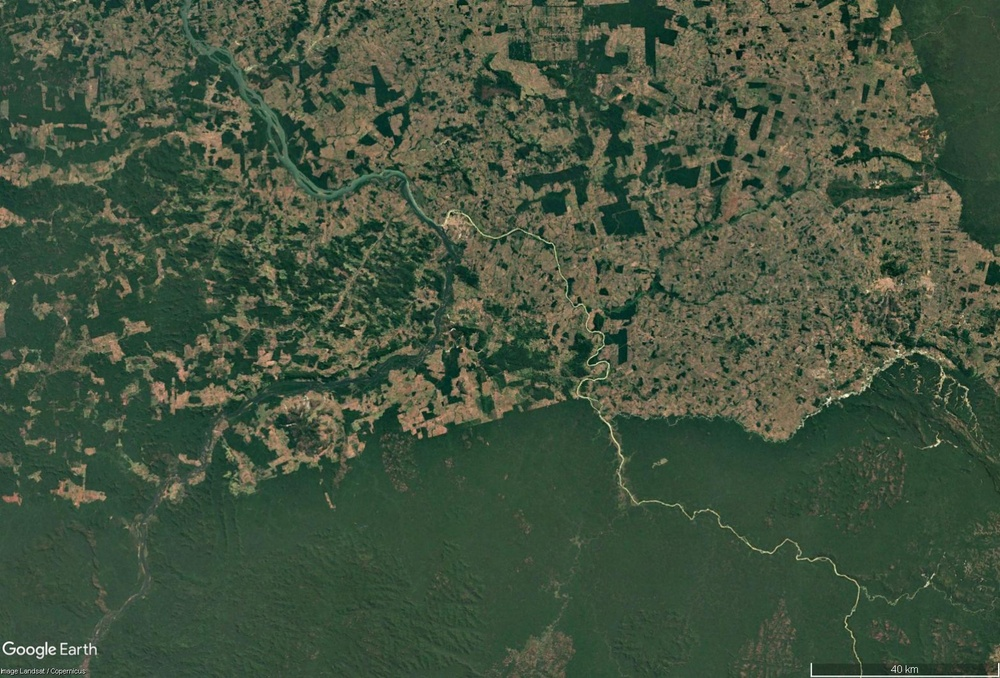
%> input picture Datasets/Brazilian Rainforest/12_2020.jpg, 1000 x 678 px, shrunk from 1570 x 1064 before the run
$ octave identify.m   (GNU Octave 9; MATLAB toolbox functions it lacks are replaced by stand-ins)
%> lines starting %> are read from the running program, lines starting %| are printed output that depends on the picture; in (x1, y1, x2, y2) boxes, pixels count from 0 and x2, y2 are one past the last pixel; in counts of white or black regions, pixels touching at a corner belong together; the program's own positions count from 1
imgPath = "C:\Users\julia\OneDrive\Dokumente\1_TUM\Computer Vision\Challenge\CV_Challenge\Datasets\Brazilian Rainforest\12_2020.jpg";
imgPath1 ="C:\Users\julia\OneDrive\Dokumente\1_TUM\Computer Vision\Challenge\CV_Challenge\Datasets\Brazilian Rainforest\12_1985.jpg";
imgPath2 = "C:\Users\julia\OneDrive\Dokumente\1_TUM\Computer Vision\Challenge\CV_Challenge\Datasets\Columbia Glacier\12_2014.jpg";


%% Method 1

evaluateLandCoverMethods(imgPath);

function evaluateLandCoverMethods(imgPath)
    % EVALUATELANDCOVERMETHODS
    % Displays original image and results of three land cover classification methods

    % --- Load image ---
    rgbImg = im2double(imread(imgPath));

    % Prepare figure
    figure('Name', 'Land Cover Classification Evaluation', 'NumberTitle', 'off');

    % --- 1. Original Image ---
    subplot(2,2,1);
    imshow(rgbImg);
    title('Original Image');

    % --- 2. findRegionsFromRGBImage ---
    subplot(2,2,2);
    labelImg1 = classify_findRegionsFromRGBImage(rgbImg);
    imshow(labelImg1);
    title('findRegionsFromRGBImage');

    % --- 3. analyzeRGBLandcover ---
    subplot(2,2,3);
    labelImg2 = classifyLandCoverEnhanced(rgbImg);
    imshow(labelImg2);
    title('analyzeRGBLandcover');

    % --- 4. classifyLandCoverColorRiver ---
    subplot(2,2,4);
    labelImg3 = classify_classifyLandCoverColorRiver(rgbImg);
    imshow(labelImg3);
    title('classifyLandCoverColorRiver');
end

function overlay = classify_findRegionsFromRGBImage(rgbImg)
    R = rgbImg(:,:,1);
    G = rgbImg(:,:,2);
    B = rgbImg(:,:,3);
    vegMask = (G > R) & (G > B) & (G > 0.35);
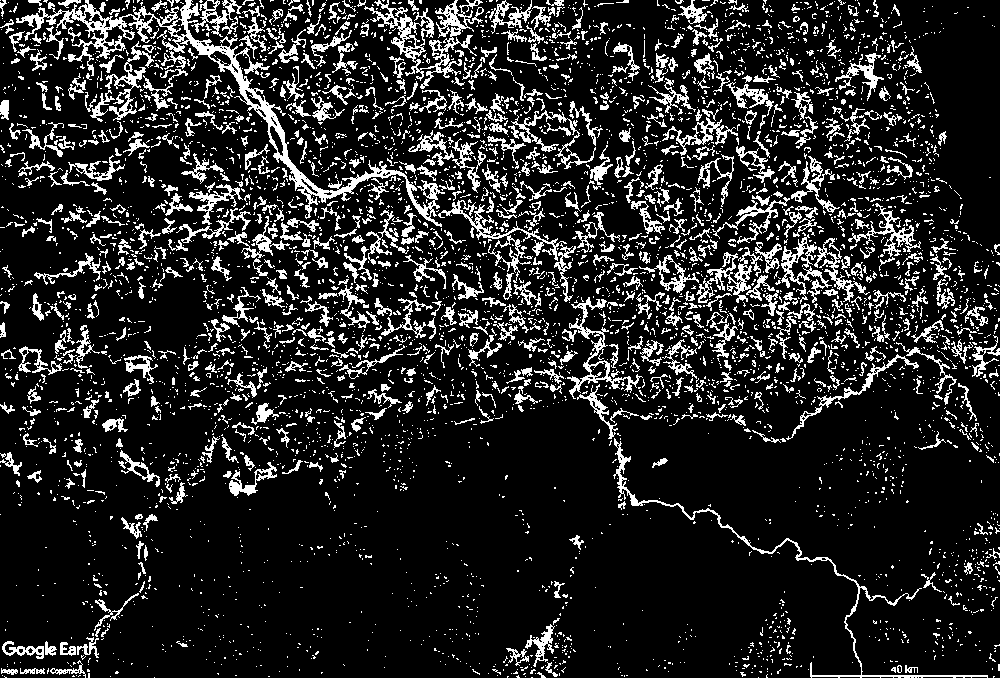
%> vegMask: size 678x1000 logical; 15% white in thin lines or dots
    waterMask = (B > G) & (B > R) & (B > 0.35);
%> waterMask: size 678x1000 logical; every value is 0
    landMask = ~(vegMask | waterMask);
%> landMask: size 678x1000 logical; 85% white; black in thin lines or dots
    labelImg = zeros(size(R));
    labelImg(waterMask) = 1;
%> labelImg: size 678x1000 double; every value is 0
    labelImg(vegMask) = 2;
%> labelImg: size 678x1000 double; values 0 (black) and 2 (white), 15% white in thin lines or dots
    labelImg(landMask) = 3;
%> labelImg: size 678x1000 double; values 2 (black) and 3 (white), 85% white; black in thin lines or dots
    cmap = [0 0 1; 0 1 0; 0.6 0.3 0];
    overlay = labeloverlay(rgbImg, labelImg, 'Colormap', cmap, 'Transparency', 0.4);
end

%not used
% [16 lines left out: function classify_analyzeRGBLandcover, not called in this run]

function overlay = classify_classifyLandCoverColorRiver(rgbImg)
    R = rgbImg(:,:,1); G = rgbImg(:,:,2); B = rgbImg(:,:,3);
    h = size(R, 1); w = size(R, 2);
    darkGreen = (G > 0.25) & (R < 0.25) & ((R + G + B)/3 < 0.4);
    forestMask = darkGreen;
    riverMask = (G > R + 0.05) & (G > B + 0.05) & (G > 0.35);
    riverMask = imclose(riverMask, strel('disk', 1));
    riverMask = bwareaopen(riverMask, 50);
    cityMask = ((R + G + B)/3 > 0.3) & ~forestMask & ~riverMask;
    restMask = ~(forestMask | riverMask | cityMask);
    labelImg = zeros(h, w);
    labelImg(forestMask) = 1;
    labelImg(riverMask) = 2;
    labelImg(cityMask) = 3;
    labelImg(restMask) = 4;
    cmap = [0 1 0; 0 0 1; 0.5 0.5 0.5; 0.6 0.4 0.2];
    overlay = labeloverlay(rgbImg, labelImg, 'Colormap', cmap, 'Transparency', 0.4);
end


function overlay = classifyLandCoverEnhanced(rgbImg)
    % Convert to double for processing
    rgbImg = im2double(rgbImg);
    R = rgbImg(:,:,1);
    G = rgbImg(:,:,2);
    B = rgbImg(:,:,3);
    [h, w, ~] = size(rgbImg);

    %% Convert to HSV color space
    hsvImg = rgb2hsv(rgbImg);
%> hsvImg: size 678x1000x3 double; mean H, S, V 0.299, 0.332, 0.334
    H = hsvImg(:,:,1); S = hsvImg(:,:,2); V = hsvImg(:,:,3);

    %% Approximate NDVI (from R and G only)
    ndvi = (G - R) ./ (G + R + eps);

    %% Grayscale and texture (entropy)
    grayImg = rgb2gray(rgbImg);
    entropyMap = entropyfilt(grayImg);

    %% Forest detection using NDVI and texture
    forestMask = (ndvi > 0.1) & (entropyMap > 3);
%> forestMask: size 678x1000 logical; 56.3% white; 1024 black regions (704 under 20 px), largest, box (x1, y1, x2, y2) and area: (244, 0, 1000, 678) 168526, (226, 333, 567, 495) 13231, (10, 0, 198, 143) 9820

    %% River detection using HSV (blue hue range)
    riverMask = (H > 0.55 & H < 0.67) & (S > 0.25) & (V > 0.2);
    riverMask = imclose(riverMask, strel('disk', 2));
    riverMask = bwareaopen(riverMask, 50);

    %% City/urban detection: brighter, less green, low texture
    avgBrightness = (R + G + B) / 3;
    cityMask = (avgBrightness > 0.35) & ~forestMask & ~riverMask & (entropyMap < 3);

    %% Rest (uncategorized)
    restMask = ~(forestMask | riverMask | cityMask);

    %% Assign labels
    labelImg = zeros(h, w);
    labelImg(forestMask) = 1;  % Green
    labelImg(riverMask) = 2;   % Blue
    labelImg(cityMask) = 3;    % Gray
    labelImg(restMask) = 4;    % Brown

    %% Visualization colormap
    cmap = [0 1 0;         % Forest - Green
            0 0 1;         % River - Blue
            0.5 0.5 0.5;   % City - Gray
            0.6 0.4 0.2];  % Rest - Brown

    %% Overlay output
    overlay = labeloverlay(rgbImg, labelImg, 'Colormap', cmap, 'Transparency', 0.4);
end

%% Method 2: kmeans -> bad

rgb = im2double(imread(imgPath));
[regionMask] = kmeansColorRegions(rgb, 6);
showRegionBoundaries(regionMask);

classMap = classifyRegionsByAppearance(rgb, regionMask);
showRegionClassification(rgb, classMap);

% --- K-means based Region Segmentation ---
function regionMask = kmeansColorRegions(rgb, k)
%> called with k = 6
    lab = rgb2lab(imgaussfilt(rgb, 1));
%> lab: size 678x1000x3 double; mean of channels 1, 2, 3 33.6, -10.5, 10.2
    ab = reshape(lab(:,:,2:3), [], 2);
    ab = normalize(ab);
    warning('off', 'stats:kmeans:FailedToConverge');
    pixelLabels = kmeans(ab, k, 'Replicates', 5, 'MaxIter', 300, 'Start', 'plus');
    warning('on', 'stats:kmeans:FailedToConverge');
    labelImg = reshape(pixelLabels, size(rgb,1), size(rgb,2));
%> labelImg: size 678x1000 double; 6 distinct labels, from 1 to 6
    regionMask = medfilt2(labelImg, [5 5]);
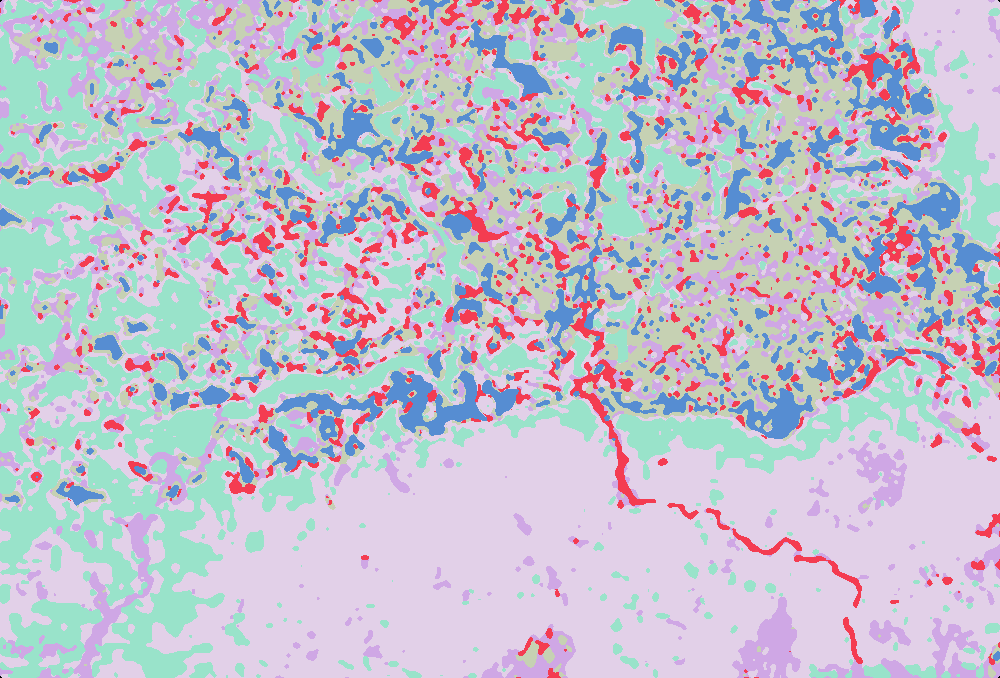
%> regionMask: size 678x1000 double; 7 distinct labels, from 0 to 6; one colour per label, 0 black
end

% --- Show Region Boundaries ---
function showRegionBoundaries(regionMask)
    figure;
    Lrgb = label2rgb(regionMask, 'jet', 'k', 'shuffle');
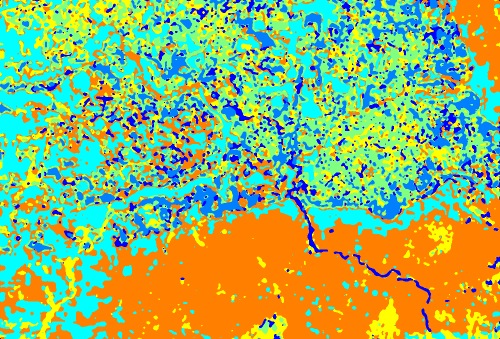
%> Lrgb: size 678x1000x3 uint8 (shown at 1/2 size); mean R, G, B 144.5, 182.6, 110.6
    imshow(Lrgb);
    title('Region Detection via Color + Connectivity');
end

% --- Region-Based Land Cover Classification ---
function classMap = classifyRegionsByAppearance(rgb, regionMask)
    numRegions = max(regionMask(:));
%> numRegions = 6
    [R, G, B] = deal(rgb(:,:,1), rgb(:,:,2), rgb(:,:,3));
    classMap = zeros(size(regionMask)); % Initialize

    for i = 1:numRegions
        idx = find(regionMask == i);
        meanR = mean(R(idx));
        meanG = mean(G(idx));
        meanB = mean(B(idx));
        meanRGB = [meanR, meanG, meanB];

        hsvColor = rgb2hsv(reshape(meanRGB, [1 1 3]));
        hue = hsvColor(1); sat = hsvColor(2); val = hsvColor(3);

        props = regionprops(regionMask == i, 'Eccentricity', 'Solidity', 'Area');

        if isempty(props)
            label = 7; % Fallback if no region found
        elseif all(meanRGB > 0.85) && sat < 0.15
            label = 2; % Snow
        elseif meanB > meanG && meanB > meanR && val < 0.5
            label = 3; % Water
        elseif meanG > meanR + 0.05 && meanG > meanB + 0.05
            label = 1; % Forest
        elseif props(1).Eccentricity > 0.95 && props(1).Area > 100
            label = 4; % River
        elseif sat < 0.3 && val > 0.6
            label = 5; % City
        elseif meanG > 0.4 && meanR > 0.3 && sat > 0.2
            label = 6; % Agriculture
        else
            label = 7; % Other / Unclassified
        end

        classMap(idx) = label;
    end
%> this loop made 6 passes
%> (meanR, meanG, meanB, hue, sat, val, label) on passes 1 to 6: (0.344, 0.386, 0.281, 0.234, 0.271, 0.386, 7), (0.294, 0.338, 0.265, 0.267, 0.216, 0.338, 7), (0.393, 0.391, 0.306, 0.163, 0.221, 0.393, 7), (0.197, 0.294, 0.212, 0.359, 0.331, 0.294, 1), (0.151, 0.263, 0.203, 0.411, 0.424, 0.263, 1), (0.499, 0.45, 0.343, 0.114, 0.314, 0.499, 6)
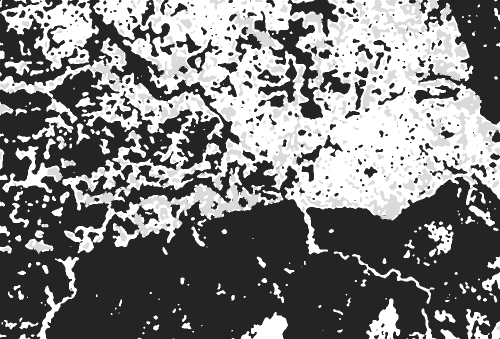
%> classMap: size 678x1000 double (shown at 1/2 size); min 0, max 7, mean 3.49; drawn with min black and max white
end

% --- Show Region Classification Overlay ---
function showRegionClassification(rgb, classMap)
    cmap = [0 1 0;        % 1 - Forest (green)
            1 1 1;        % 2 - Snow (white)
            0 0 1;        % 3 - Water (blue)
            0 1 1;        % 4 - River (cyan)
            0.5 0.5 0.5;  % 5 - City (gray)
            1 1 0;        % 6 - Agriculture (yellow)
            0.6 0.4 0.2]; % 7 - Other (brown)

    overlay = labeloverlay(rgb, classMap, 'Colormap', cmap, 'Transparency', 0.4);
    figure;
    imshow(overlay);
    title('Region-Based Land Cover Classification');
end
%% Method 3

rgb = im2double(imread(imgPath));
labelImg = detectRegionsByColorRules(rgb);
showColorRegionResultSideBySide(rgb, labelImg);

function labelImg = detectRegionsByColorRules(rgb)
    rgb = im2double(rgb);
    R = rgb(:,:,1);
    G = rgb(:,:,2);
    B = rgb(:,:,3);
    hsv = rgb2hsv(rgb);
    S = hsv(:,:,2);

    labelImg = zeros(size(R)); % 0 = unlabeled

    % 1 = Vegetation
    vegMask = (G > R) & (G > B) & (G > 0.35);
    labelImg(vegMask) = 1;
%> labelImg: size 678x1000 double; values 0 (black) and 1 (white), 15% white in thin lines or dots

    % 2 = Water (Blue)
    waterBlue = (B > G) & (B > R) & (B > 0.35);
    labelImg(waterBlue) = 2;

    % 3 = Water (Cyan/White River)
    waterCyan = (B > 0.3) & (G > 0.3) & (R < 0.25) & (abs(B - G) < 0.1);
%> waterCyan: size 678x1000 logical; 0.02% white in thin lines or dots, all inside (x1, y1, x2, y2) = (16, 0, 982, 428)
    labelImg(waterCyan) = 3;
%> labelImg: size 678x1000 double; min 0, max 3, mean 0.15

    % 4 = City / Urban
    cityMask = ((R + G + B)/3 > 0.4) & (S < 0.25);
%> cityMask: size 678x1000 logical; 7.5% white in thin lines or dots
    labelImg(cityMask) = 4;
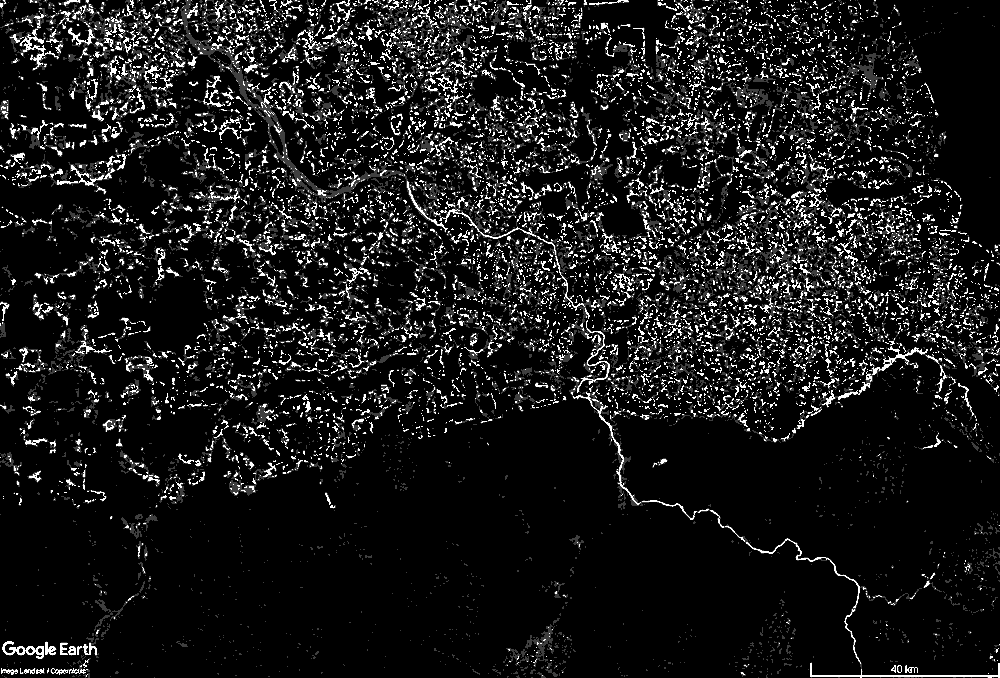
%> labelImg: size 678x1000 double; min 0, max 4, mean 0.413; drawn with min black and max white

    % 5 = Snow
    snowMask = (R > 0.85) & (G > 0.85) & (B > 0.85) & (S < 0.1);
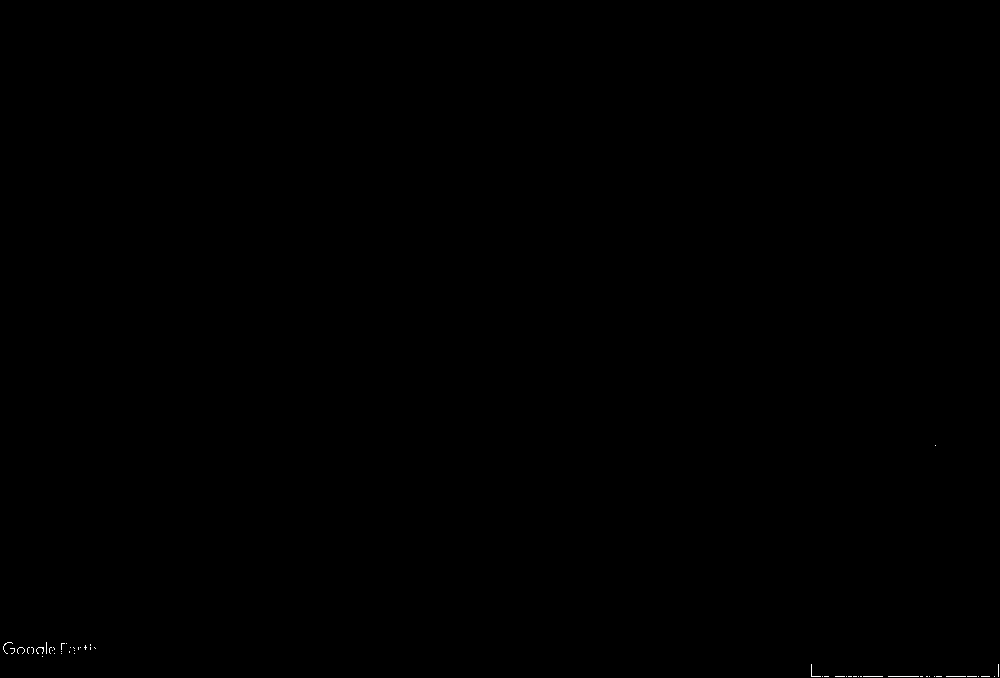
%> snowMask: size 678x1000 logical; 0.05% white in thin lines or dots, all inside (x1, y1, x2, y2) = (3, 445, 999, 677)
    labelImg(snowMask) = 5;

    % 6 = Agriculture
    agriMask = (G > 0.35) & (R > 0.3) & (S > 0.25) & ~vegMask;
    labelImg(agriMask) = 6;
end

function showColorRegionResultSideBySide(rgb, labelImg)
    % Define colormap for 6 classes
    cmap = [
        0 1 0;      % 1 - Vegetation (green)
        0 0 1;      % 2 - Water (blue)
        0 1 1;      % 3 - River (cyan)
        0.5 0.5 0.5;% 4 - City (gray)
        1 1 1;      % 5 - Snow (white)
        1 1 0       % 6 - Agriculture (yellow)
    ];

    % Plot side-by-side
    figure('Name', 'Color-Based Region Detection', 'NumberTitle', 'off');

    % Left: classified regions
    subplot(1, 2, 1);
    imagesc(labelImg);
    colormap(gca, cmap);
    axis image off;
    title('Classified Regions');

    % Right: original RGB
    subplot(1, 2, 2);
    imshow(rgb);
    title('Original Image');
end

%%
labelImg = detectColorRegionsOnly(rgb);
showColorRegionGroups(rgb, labelImg);
function labelImg = detectColorRegionsOnly(rgb)
    rgb = im2double(rgb);
    R = rgb(:,:,1);
    G = rgb(:,:,2);
    B = rgb(:,:,3);

    labelImg = zeros(size(R));

    % Define pure color-based regions
    % 1 = Green (Vegetation-like)
    greenish = (G > R + 0.05) & (G > B + 0.05);
    labelImg(greenish) = 1;

    % 2 = Blue (Deep water)
    bluish = (B > R + 0.05) & (B > G + 0.05);
    labelImg(bluish) = 2;

    % 3 = Cyan (River-like)
    cyan = (B > 0.35) & (G > 0.35) & (R < 0.3) & (abs(B - G) < 0.1);
    labelImg(cyan) = 3;

    % 4 = Brown/Orange (Soil, Dry areas, Roofs)
    brownish = (R > G) & (G > B) & (R > 0.4) & (R < 0.75);
    labelImg(brownish) = 4;

    % 5 = Gray (City, Roads)
    grayish = (abs(R - G) < 0.05) & (abs(G - B) < 0.05) & (R > 0.2) & (R < 0.8);
    labelImg(grayish) = 5;

    % 6 = White (Snow, clouds)
    white = (R > 0.85) & (G > 0.85) & (B > 0.85);
    labelImg(white) = 6;
end

function showColorRegionGroups(rgb, labelImg)
    cmap = [
        0 1 0;      % 1 - Green
        0 0 1;      % 2 - Blue
        0 1 1;      % 3 - Cyan
        0.8 0.4 0;  % 4 - Brown/Orange
        0.5 0.5 0.5;% 5 - Gray
        1 1 1       % 6 - White
    ];

    figure('Name', 'Stage 1: Pure Color-Based Region Detection');
    subplot(1,2,1);
    imagesc(labelImg);
    colormap(gca, cmap);
    axis image off;
    title('Color Group Map');

    subplot(1,2,2);
    imshow(rgb);
    title('Original Image');
end

%% Method: grayscale


segmentRegionsBySmoothedGradient(rgb, 0.1);  % test 0.02–0.04

function segmentRegionsBySmoothedGradient(rgb, gradientThreshold)
%> called with gradientThreshold = 0.1
    % 1. Convert to grayscale
    gray = im2gray(im2double(rgb));

    % 2. Smooth image
    smoothGray = imgaussfilt(gray, 2);  % suppress noise, preserve structure

    % 3. Compute gradient magnitude
    [Gmag, ~] = imgradient(smoothGray);

    % 4. Low-gradient thresholding
    flatMask = Gmag < gradientThreshold;

    % 5. Morphological cleanup
    flatMask = imclose(flatMask, strel('disk', 2));
    flatMask = bwareaopen(flatMask, 100);

    % 6. Label regions
    CC = bwconncomp(flatMask, 8);
%> CC = 80 connected components
    labeled = labelmatrix(CC);

    % 7. Assign color per region
    colorRegions = label2rgb(labeled, 'jet', 'k', 'shuffle');

    % 8. Plot results: grayscale | labeled regions | original
    figure('Name', 'Gradient-Based Region Segmentation');

    % Left: grayscale
    subplot(1,3,1);
    imshow(gray);
    title('Grayscale Image');

    % Middle: region map
    subplot(1,3,2);
    imshow(colorRegions);
    title(sprintf('Low-Gradient Regions (\\nabla < %.3f)', gradientThreshold));

    % Right: original
    subplot(1,3,3);
    imshow(rgb);
    title('Original RGB Image');
end
